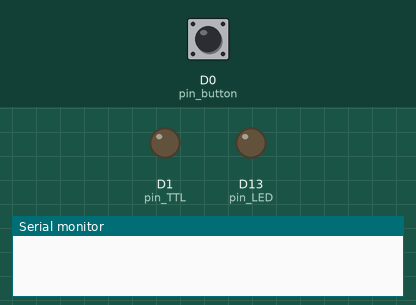
This program was run on a simulated Arduino Zero (SAMD21). On the bench: output pins drawn as LEDs (lit = HIGH), the last lines printed to the serial monitor. The test bench sets the inputs (shaded band); at power-on: D0 (pin_button) HIGH.

Above: at 1.2 s.
1.3 s: D0 (pin_button) pulled LOW for 0.15 s
At 2.6 s:
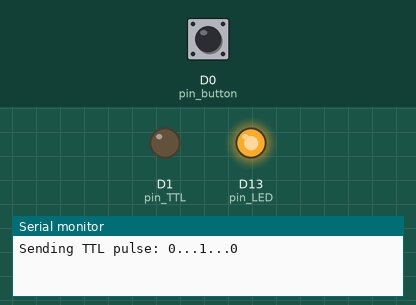
2.9 s: D0 (pin_button) pulled LOW for 1 s
At 4.0 s:
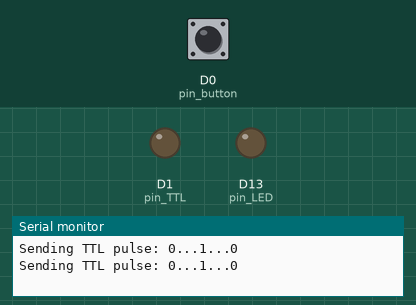
5.4 s: D0 (pin_button) pulled LOW for 3.2 s
At 5.9 s:
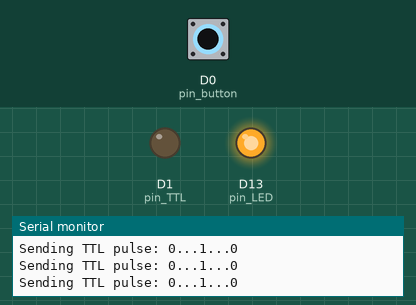
Timing chart, 0 to 8.4 s (numbered marks = the images above; inputs shaded):
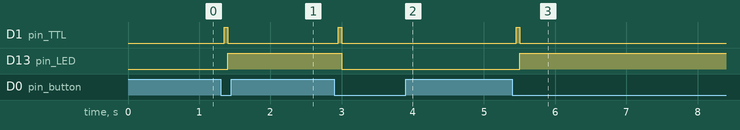

Measured:
- after the input at 1.3 s, D1 (pin_TTL): LOW → HIGH after 0.05 s, → LOW 0.05 s later; D13 (pin_LED): LOW → HIGH after 0.10 s
- after the input at 2.9 s, D1 (pin_TTL): LOW → HIGH after 0.05 s, → LOW 0.05 s later; D13 (pin_LED): HIGH → LOW after 0.10 s
- after the input at 5.4 s, D1 (pin_TTL): LOW → HIGH after 0.05 s, → LOW 0.05 s later; D13 (pin_LED): LOW → HIGH after 0.10 s

The program:

main.cpp
```cpp
/*------------------------------------------------------------------------------
Arduino TTL pulse

Push button on pin 0, connected to ground
TTL out on pin 1, wrt ground

Dennis van Gils
15-04-2019
------------------------------------------------------------------------------*/

#include <Arduino.h>

#define Ser Serial

const int pin_LED = 13;
const int pin_button = 0;
const int pin_TTL = 1;
const int TTL_pulse_high_duration = 50; // [msec]

int state_LED = LOW;
int state_button;
int state_button_prev = HIGH;

uint32_t last_debounce_time = 0;   // [msec]
uint32_t debounce_delay = 50;      // [msec]

void setup() {
  Ser.begin(9600);

  pinMode(pin_LED, OUTPUT);
  pinMode(pin_button, INPUT_PULLUP);
  pinMode(pin_TTL, OUTPUT);

  digitalWrite(pin_LED, state_LED);
  digitalWrite(pin_TTL, LOW);
}

void loop() {
  int reading = digitalRead(pin_button);

  if (reading != state_button_prev) {
    // Reset the debounce timer
    last_debounce_time = millis();
  }

  if ((millis() - last_debounce_time) > debounce_delay) {
    if (reading != state_button) {
      state_button = reading;

      if (state_button == LOW) {
        state_LED = !state_LED;
        Ser.println("Sending TTL pulse: 0...1...0");
        digitalWrite(pin_TTL, HIGH);
        delay(TTL_pulse_high_duration);
        digitalWrite(pin_TTL, LOW);
      }
    }
  }

  digitalWrite(pin_LED, state_LED);
  state_button_prev = reading;
}
```
